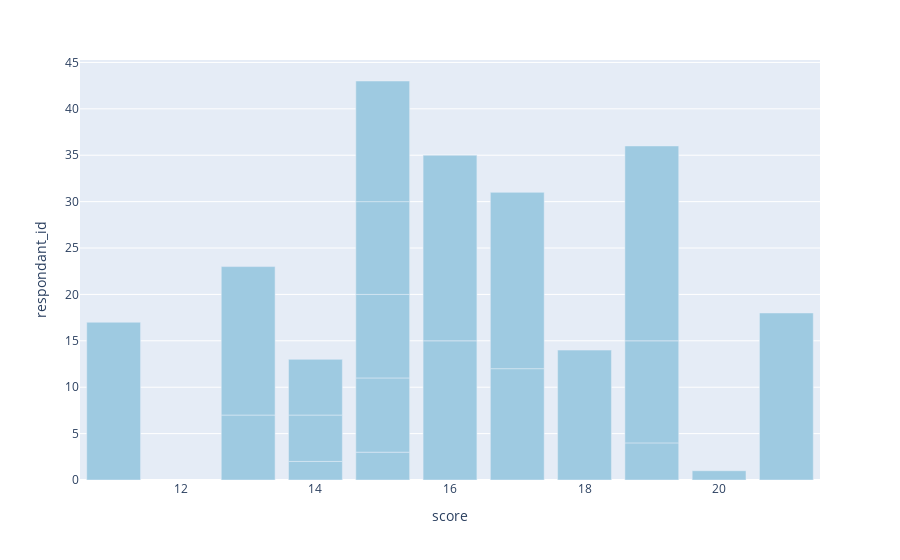

The notebook cell saved with this chart:
### Code cell
fig = px.bar(respondant_scores, x = 'score', orientation = "v")
fig.update_traces(marker_color='rgb(158,202,225)')

### Figure 1 — Plotly figure (JSON) as saved in the notebook; plotly's stock layout.template omitted (floating-point values rounded to 4 significant figures)
{"data": [{"alignmentgroup": "True", "hovertemplate": "score=%{x}<br>respondant_id=%{y}<extra></extra>", "legendgroup": "", "marker": {"color": "rgb(158,202,225)", "pattern": {"shape": ""}}, "name": "", "offsetgroup": "", "orientation": "v", "showlegend": false, "textposition": "auto", "type": "bar", "x": [20, 14, 15, 19, 14, 14, 13, 15, 15, 15, 19, 17, 15, 18, 16, 13, 11, 21, 17, 16, 19], "xaxis": "x", "y": [1, 2, 3, 4, 5, 6, 7, 8, 9, 10, 11, 12, 13, 14, 15, 16, 17, 18, 19, 20, 21], "yaxis": "y"}], "layout": {"autosize": true, "barmode": "relative", "legend": {"tracegroupgap": 0}, "margin": {"t": 60}, "xaxis": {"anchor": "y", "autorange": true, "domain": [0, 1], "range": [10.5, 21.5], "title": {"text": "score"}, "type": "linear"}, "yaxis": {"anchor": "x", "autorange": true, "domain": [0, 1], "range": [0, 45.26], "title": {"text": "respondant_id"}, "type": "linear"}}}
